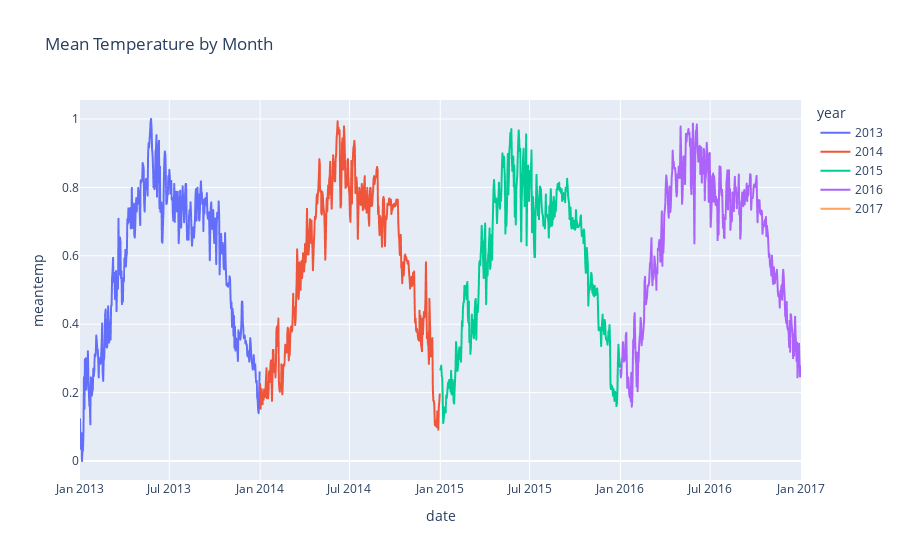

Notebook code cell kept with this figure:
### Code cell
# same in plotly
fig = px.line(df_scaled, x=df_scaled.index , y="meantemp", color="year", title='Mean Temperature by Month')
fig.show()

### Figure 1 — Plotly figure (JSON) as saved in the notebook; plotly's stock layout.template omitted (floating-point values rounded to 4 significant figures; data arrays with more than 128 entries replaced by an {"elided": "..."} marker saying what was removed)
{"data": [{"hovertemplate": "year=2013<br>date=%{x}<br>meantemp=%{y}<extra></extra>", "legendgroup": "2013", "line": {"color": "#636efa", "dash": "solid"}, "marker": {"symbol": "circle"}, "mode": "lines", "name": "2013", "showlegend": true, "type": "scattergl", "x": {"elided": "365 str values"}, "xaxis": "x", "y": {"elided": "365 float values"}, "yaxis": "y"}, {"hovertemplate": "year=2014<br>date=%{x}<br>meantemp=%{y}<extra></extra>", "legendgroup": "2014", "line": {"color": "#EF553B", "dash": "solid"}, "marker": {"symbol": "circle"}, "mode": "lines", "name": "2014", "showlegend": true, "type": "scattergl", "x": {"elided": "365 str values"}, "xaxis": "x", "y": {"elided": "365 float values"}, "yaxis": "y"}, {"hovertemplate": "year=2015<br>date=%{x}<br>meantemp=%{y}<extra></extra>", "legendgroup": "2015", "line": {"color": "#00cc96", "dash": "solid"}, "marker": {"symbol": "circle"}, "mode": "lines", "name": "2015", "showlegend": true, "type": "scattergl", "x": {"elided": "365 str values"}, "xaxis": "x", "y": {"elided": "365 float values"}, "yaxis": "y"}, {"hovertemplate": "year=2016<br>date=%{x}<br>meantemp=%{y}<extra></extra>", "legendgroup": "2016", "line": {"color": "#ab63fa", "dash": "solid"}, "marker": {"symbol": "circle"}, "mode": "lines", "name": "2016", "showlegend": true, "type": "scattergl", "x": {"elided": "366 str values"}, "xaxis": "x", "y": {"elided": "366 float values"}, "yaxis": "y"}, {"hovertemplate": "year=2017<br>date=%{x}<br>meantemp=%{y}<extra></extra>", "legendgroup": "2017", "line": {"color": "#FFA15A", "dash": "solid"}, "marker": {"symbol": "circle"}, "mode": "lines", "name": "2017", "showlegend": true, "type": "scattergl", "x": ["2017-01-01T00:00:00"], "xaxis": "x", "y": [0.1223], "yaxis": "y"}], "layout": {"legend": {"title": {"text": "year"}, "tracegroupgap": 0}, "title": {"text": "Mean Temperature by Month"}, "xaxis": {"anchor": "y", "domain": [0, 1], "title": {"text": "date"}}, "yaxis": {"anchor": "x", "domain": [0, 1], "title": {"text": "meantemp"}}}}
